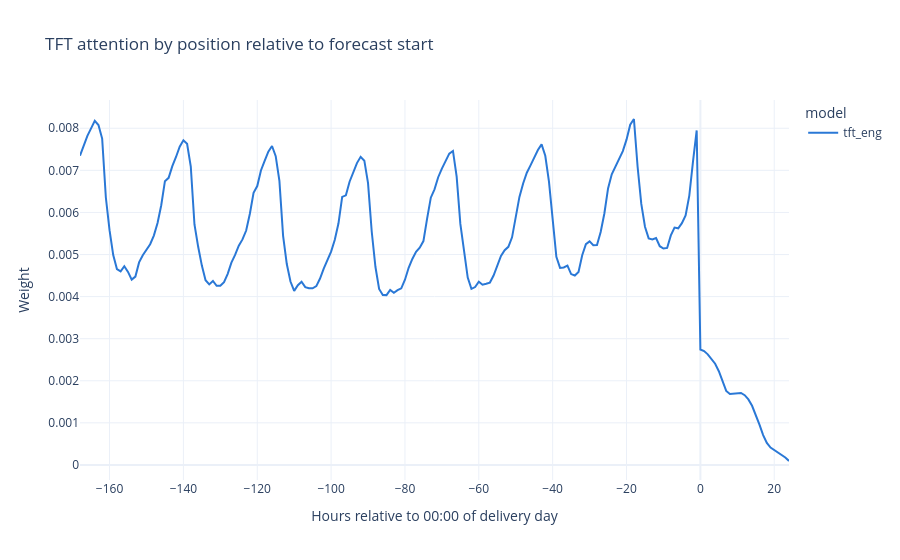

Write notebook code for a chart like this one.
### Markdown cell above
## Attention

Where the decoder looks: peaks at −24 h and −168 h indicate daily and weekly patterns.

### Code cell
plots.attention_by_lag(lags)

### Figure 1 — Plotly figure (JSON) as saved in the notebook; plotly's stock layout.template omitted (floating-point values rounded to 4 significant figures; data arrays with more than 128 entries replaced by an {"elided": "..."} marker saying what was removed)
{"data": [{"hovertemplate": "model=tft_eng<br>lag=%{x}<br>weight=%{y}<extra></extra>", "legendgroup": "tft_eng", "line": {"color": "#2a78d6", "dash": "solid"}, "marker": {"symbol": "circle"}, "mode": "lines", "name": "tft_eng", "orientation": "v", "showlegend": true, "type": "scatter", "x": {"elided": "193 int values"}, "xaxis": "x", "y": {"elided": "193 float values"}, "yaxis": "y"}], "layout": {"legend": {"title": {"text": "model"}, "tracegroupgap": 0}, "title": {"text": "TFT attention by position relative to forecast start"}, "xaxis": {"anchor": "y", "domain": [0, 1], "title": {"text": "Hours relative to 00:00 of delivery day"}}, "yaxis": {"anchor": "x", "domain": [0, 1], "title": {"text": "Weight"}}}}
